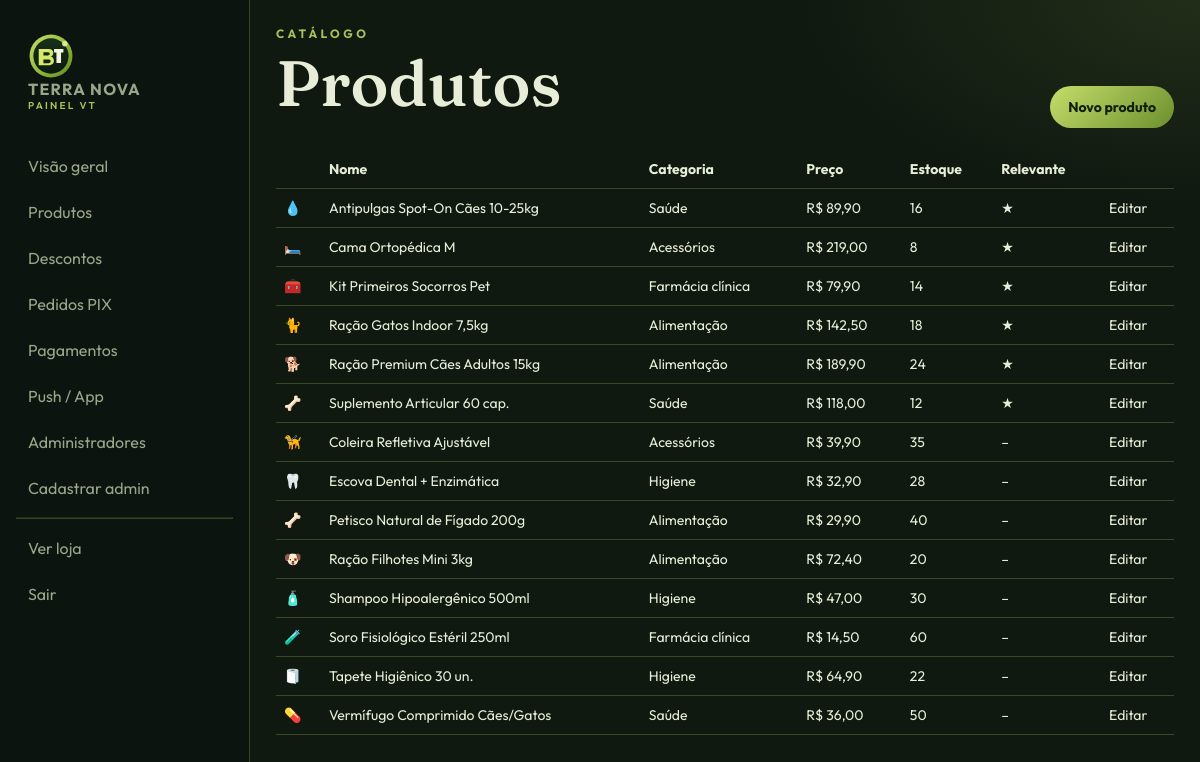
Page /painel/produtos/ (signed in) on the committed database.
### store/models.py (models this page shows, shortened)
class Product(models.Model):
    category = models.ForeignKey(Category, on_delete=models.PROTECT, related_name='products')
    name = models.CharField('Nome', max_length=160)
    slug = models.SlugField(unique=True, blank=True)
    description = models.TextField('Descrição')
    price = models.DecimalField('Preço', max_digits=10, decimal_places=2)
    stock = models.PositiveIntegerField('Estoque', default=0)
    featured = models.BooleanField('Mais relevante', default=False)
    active = models.BooleanField('Ativo', default=True)
    emoji = models.CharField('Emoji', max_length=8, default='🦴')
    accent = models.CharField('Cor de destaque', max_length=16, default='#A8C15A')
    created_at = models.DateTimeField(auto_now_add=True)
    class Meta:
        verbose_name = 'Produto'
        verbose_name_plural = 'Produtos'
        ordering = ['-featured', 'name']

class Category(models.Model):
    name = models.CharField('Nome', max_length=80)
    slug = models.SlugField(unique=True, blank=True)
    icon = models.CharField('Ícone', max_length=8, default='🐾')
    class Meta:
        verbose_name = 'Categoria'
        verbose_name_plural = 'Categorias'
        ordering = ['name']

### store/views.py (the view)
# urls.py: path('painel/produtos/', views.painel_produtos, name='painel_produtos'),
@login_required
@user_passes_test(staff_required)
def painel_produtos(request):
    products = Product.objects.select_related('category').all()
    return render(request, 'painel/produtos.html', {'products': products})

### store/cart.py (called while the page is built)
def _secret() -> bytes:
    return settings.SECRET_KEY.encode()

def new_token() -> str:
    raw = f'{time.time_ns()}'
    return hmac.new(_secret(), raw.encode(), hashlib.sha256).hexdigest()

def ensure_token(session) -> str:
    token = session.get(TOKEN_KEY)
    if not token:
        token = new_token()
        session[TOKEN_KEY] = token
        session.modified = True
    return token

def get_items(session) -> dict:
    return session.get(CART_KEY, {})

def count(session) -> int:
    return sum(int(q) for q in get_items(session).values())

### store/context_processors.py (called while the page is built)
def cart_context(request):
    items_map = cart.get_items(request.session)
    qty = cart.count(request.session)
    return {
        'cart_count': qty,
        'cart_has_items': qty > 0,
        'cart_ids': list(items_map.keys()),
    }

def brand_context(request):
    number = ''.join(ch for ch in str(getattr(settings, 'CLINIC_WHATSAPP', '5511999999999')) if ch.isdigit()) or '5511999999999'
    msg = quote('Ola TERRA NOVA, vim pelo app.')
    return {
        'clinic_name': getattr(settings, 'CLINIC_NAME', 'TERRA NOVA'),
        'clinic_pix_key': getattr(settings, 'CLINIC_PIX_KEY', ''),
        'clinic_whatsapp': number,
        'whatsapp_url': f'https://wa.me/{number}?text={msg}',
        'meta_description': 'Clínica e farmácia veterinária TERRA NOVA. Produtos, app PWA, carrinho seguro e PIX.',
    }

def push_context(request):
    from . import webpush
    return {'vapid_public_key': webpush.public_key()}

### store/views.py (called while the page is built)
def staff_required(user):
    return user.is_authenticated and user.is_staff

### store/webpush.py (called while the page is built)
def load_vapid():
    env_pub = os.environ.get('VAPID_PUBLIC_KEY', '').strip()
    env_pem = os.environ.get('VAPID_PRIVATE_PEM', '').strip()
    if env_pub and env_pem:
        return env_pub, env_pem.replace('\\n', '\n')
    path = Path(settings.BASE_DIR) / 'terranova' / 'vapid.json'
    if path.exists():
        data = json.loads(path.read_text())
        return data['public_key'], data['private_pem']
    return '', ''

def public_key() -> str:
    return load_vapid()[0]

### templates/painel/produtos.html
{% extends 'painel/base_painel.html' %}
{% block painel %}
<div class="section-head">
  <div><div class="kicker">CATÁLOGO</div><h1>Produtos</h1></div>
  <a class="btn btn-cana" href="{% url 'store:painel_produto_novo' %}">Novo produto</a>
</div>
<table>
  <tr><th></th><th>Nome</th><th>Categoria</th><th>Preço</th><th>Estoque</th><th>Relevante</th><th></th></tr>
  {% for p in products %}
  <tr>
    <td>{{ p.emoji }}</td>
    <td>{{ p.name }}</td>
    <td>{{ p.category.name }}</td>
    <td>R$ {{ p.price }}</td>
    <td>{{ p.stock }}</td>
    <td>{% if p.featured %}★{% else %}–{% endif %}</td>
    <td><a href="{% url 'store:painel_produto_editar' p.pk %}">Editar</a></td>
  </tr>
  {% endfor %}
</table>
{% endblock %}

### static/css/style.css (style rules this page uses)
:root { --cana: #A8C15A; --cana-2: #C6DE6A; --cana-dark: #6B8F2E; --forest: #0E1711; --moss: #16241A; --leaf: #1E3324; --cream: #F3F0E2; --sand: #E7E1C8; --gold: #C4A35A; --ink: #E8EDD8; --muted: #9AA68A; --danger: #E26A5A; --ok: #7DCF7A; --card: rgba(255,255,255,.045); --stroke: rgba(168,193,90,.28); --shadow: 0 20px 50px rgba(0,0,0,.35); --radius: 22px; --font: "Outfit", system-ui, sans-serif; --serif: "Fraunces", Georgia, serif; }
* { box-sizing: border-box; }
html, body { margin: 0; padding: 0; }
body { font-family: var(--font); background: radial-gradient(1200px 600px at 10% -10%, rgba(168,193,90,.18), transparent 50%), radial-gradient(900px 500px at 110% 10%, rgba(196,163,90,.12), transparent 45%), var(--forest); color: var(--ink); min-height: 100vh; }
a { color: inherit; text-decoration: none; }
.kicker { color: var(--cana); letter-spacing: .28em; font-size: 12px; font-weight: 700; }
h1, h2, h3 { font-family: var(--serif); margin: 8px 0 12px; font-weight: 560; }
h1 { font-size: clamp(36px, 6vw, 64px); line-height: 1.05; }
.btn { border: 0; cursor: pointer; border-radius: 999px; padding: 12px 18px; font-weight: 700; font-family: var(--font); font-size: 14px; }
.btn-cana { background: linear-gradient(135deg, var(--cana-2), var(--cana-dark)); color: #102010; }
.section-head { display: flex; justify-content: space-between; align-items: end; margin-bottom: 22px; gap: 12px; }
table { width: 100%; border-collapse: collapse; }
th, td { text-align: left; padding: 10px 8px; border-bottom: 1px solid var(--stroke); font-size: 14px; }

### rows in the picture
Product: emoji "💧", name "Antipulgas Spot-On Cães 10-25kg", category.name "Saúde", price "89,90", stock "16"
Product: emoji "🛏️", name "Cama Ortopédica M", category.name "Acessórios", price "219,00", stock "8"
Product: emoji "🧰", name "Kit Primeiros Socorros Pet", category.name "Farmácia clínica", price "79,90", stock "14"
Product: emoji "🐈", name "Ração Gatos Indoor 7,5kg", category.name "Alimentação", price "142,50", stock "18"
Product: emoji "🐕", name "Ração Premium Cães Adultos 15kg", category.name "Alimentação", price "189,90", stock "24"
Product: emoji "🦴", name "Suplemento Articular 60 cap.", category.name "Saúde", price "118,00", stock "12"
Product: emoji "🦮", name "Coleira Refletiva Ajustável", category.name "Acessórios", price "39,90", stock "35"
Product: emoji "🦷", name "Escova Dental + Enzimática", category.name "Higiene", price "32,90", stock "28"
Product: emoji "🦴", name "Petisco Natural de Fígado 200g", category.name "Alimentação", price "29,90", stock "40"
Product: emoji "🐶", name "Ração Filhotes Mini 3kg", category.name "Alimentação", price "72,40", stock "20"
Product: emoji "🧴", name "Shampoo Hipoalergênico 500ml", category.name "Higiene", price "47,00", stock "30"
Product: emoji "🧪", name "Soro Fisiológico Estéril 250ml", category.name "Farmácia clínica", price "14,50", stock "60"
Product: emoji "🧻", name "Tapete Higiênico 30 un.", category.name "Higiene", price "64,90", stock "22"
Product: emoji "💊", name "Vermífugo Comprimido Cães/Gatos", category.name "Saúde", price "36,00", stock "50"
